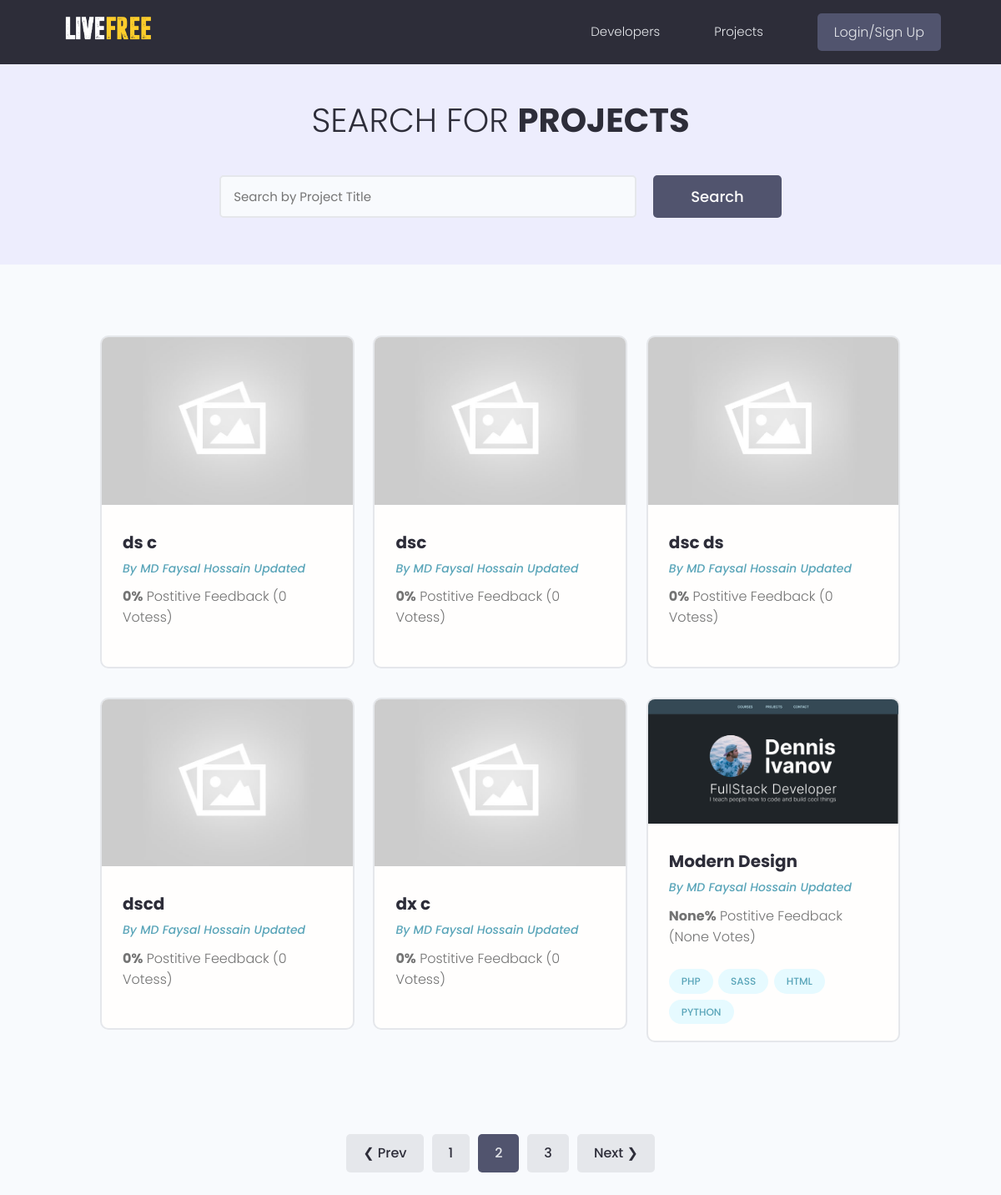
The page /projects?page=2 on the database its author committed.
### projects/models.py (models this page shows, shortened)
class Project(models.Model):
    owner = models.ForeignKey(
        Profile, null=True, blank=True, on_delete=models.SET_NULL)
    title = models.CharField(max_length=200)
    description = models.TextField(null=True, blank=True)
    featured_image = models.ImageField(null=True, blank=True, default="default.jpg")
    demo_link = models.CharField(max_length=2000, blank=True)
    source_link = models.CharField(max_length=2000, null=True, blank=True)
    tags = models.ManyToManyField('Tag', blank=True)
    vote_total = models.IntegerField(default=0, null=True, blank=True)
    vote_ratio = models.IntegerField(default=0, null=True, blank=True)
    created = models.DateTimeField(auto_now_add=True)
    id = models.UUIDField(default=uuid.uuid4, unique=True,
                          primary_key=True, editable=False)
    class Meta:
        ordering = ['-vote_ratio', '-vote_total', 'title']

class Tag(models.Model):
    name = models.CharField(max_length=200)
    created = models.DateTimeField(auto_now_add=True)
    id = models.UUIDField(default=uuid.uuid4, unique=True,
                          primary_key=True, editable=False)
    def __str__(self):
        return self.name

### users/models.py (models this page shows, shortened)
class Profile(models.Model):
    user = models.OneToOneField(
        User, on_delete=models.CASCADE, null=True, blank=True)
    name = models.CharField(max_length=200, blank=True, null=True)
    email = models.EmailField(max_length=500, blank=True, null=True)
    username = models.CharField(max_length=200, blank=True, null=True)
    location = models.CharField(max_length=200, blank=True, null=True)
    short_intro = models.CharField(max_length=200, blank=True, null=True)
    bio = models.TextField(blank=True, null=True)
    profile_image = models.ImageField(
        null=True, blank=True, upload_to='profiles/', default="profiles/user-default.png")
    social_github = models.CharField(max_length=200, blank=True, null=True)
    social_twitter = models.CharField(max_length=200, blank=True, null=True)
    social_linkedin = models.CharField(max_length=200, blank=True, null=True)
    social_youtube = models.CharField(max_length=200, blank=True, null=True)
    social_website = models.CharField(max_length=200, blank=True, null=True)
    created = models.DateTimeField(auto_now_add=True)
    id = models.UUIDField(default=uuid.uuid4, unique=True,
                          primary_key=True, editable=False)

### projects/views.py (the view)
# urls.py: path('projects', include('projects.urls')),
def projects(request):
    projects, search_query = searchProjects(request)
    custom_range, projects = paginationProjects(request, projects, 6)
    context = {'projects': projects, 'search_query': search_query, 'custom_range': custom_range}
    return render(request, 'projects/projects.html', context)

### projects/utils.py (called while the page is built)
def paginationProjects(request, projects, results):
    page = request.GET.get('page')
    paginator = Paginator(projects, results)
    try:
        projects = paginator.page(page)
    except PageNotAnInteger:
        page = 1
        projects = paginator.page(page)
    except EmptyPage:
        page = paginator.num_pages
        projects = paginator.page(page)
    leftIndex = (int(page) - 4)
    if leftIndex < 1:
        leftIndex = 1
    rightIndex = (int(page) + 5)
    if rightIndex > paginator.num_pages:
        rightIndex = paginator.num_pages + 1
    custom_range = range(leftIndex, rightIndex)
    return custom_range, projects

def searchProjects(request):
    search_query = ''
    if request.GET.get('search_query'):
        search_query = request.GET.get('search_query')
    tags = Tag.objects.filter(name__icontains=search_query)
    projects = Project.objects.distinct().filter(
        Q(title__icontains=search_query) |
        Q(description__icontains=search_query) |
        Q(owner__name__icontains=search_query) |
        Q(tags__in=tags)
    )
    return projects, search_query

### projects/templates/projects/projects.html (shortened to what this page needs)
{% extends 'main.html' %}
{% block content %}
  <main class="projects">
    <section class="hero-section text-center">
      <div class="container container--narrow">
        <div class="hero-section__box">
          <h2>Search for <span>Projects</span></h2>
        </div>
        <div class="hero-section__search">
          <form id="searchForm" class="form" action="{% url 'projects' %}" method="get">
            <div class="form__field">
              <input class="input input--text" id="formInput#search" type="text" name="search_query"
                placeholder="Search by Project Title" value="{{search_query}}" />
            </div>
            <input class="btn btn--sub btn--lg" type="submit" value="Search" />
          </form>
        </div>
      </div>
    </section>
    <section class="projectsList">
      <div class="container">
        <div class="grid grid--three">
            {% for project in projects %}
          <div class="column">
            <div class="card project">
              <a href="{% url 'project' project.id %}" class="project">
                <img class="project__thumbnail" src="{{ project.featured_image.url }}" alt="project thumbnail" />
                <div class="card__body">
                  <h3 class="project__title">{{project.title}}</h3>
                  <p><a class="project__author" href="{% url 'user-profile' project.owner.id %}">
                    By {{project.owner.name}}</a></p>
                  <p class="project--rating">
                    <span style="font-weight: bold;">{{project.vote_ratio}}%</span> Postitive
                    Feedback ({{project.vote_total}} Votes{{project.vote_total|pluralize:"s"}})
                  </p>
                  <div class="project__tags">
                      {% for tag in project.tags.all %}
                    <span class="tag tag--pill tag--main">
                      <small>{{tag}}</small>
                    </span>
                    {% endfor %}
                  </div>
                </div>
              </a>
            </div>
          </div>
           {% endfor %}
        </div>
      </div>
    </section>
    {% include 'pagination.html' with queryset=projects custom_range=custom_range %}
  </main>
{% endblock %}

### static/styles/app.css (style rules this page uses)
:root { --color-sub: #2d2d39; }
.btn--sub { background-color: var(--color-sub-light); }
.card { border: 2px solid var(--color-light); }
img { width: 100%; }
.hero-section { height: 40vh; display: flex; align-items: center; background-color: var(--color-sub); }
.hero-section__box { margin-bottom: 4rem; }
.hero-section__box > h2, .hero-section__box > h2 > span { font-size: 4rem; color: var(--color-light); line-height: 1.3; text-transform: uppercase; }
.hero-section__box > h2 { font-weight: 300; }
.hero-section__box > h2 > span { font-weight: 700; }
.hero-section__search > .form { display: flex; align-items: center; justify-content: center; gap: 2rem; }
.hero-section__search > .form input.input--text { width: 50rem; }
.project__author { font-size: 1.4rem; font-style: italic; }
.project--rating { margin-bottom: 1.6em; margin-top: .5em; }
.projects > .hero-section { background: var(--color-sub-lighter); height: 30vh; }
.projects .hero-section__box { margin-bottom: 2.5rem; }
.projects .hero-section__box > h2 { color: var(--color-sub); }
.projects .hero-section__box > h2 > span { font-weight: 700; color: var(--color-sub); }
.projectsList { margin-top: 8rem; }
.project__thumbnail { object-fit: cover; object-position: top center; }
.project__title { font-size: 2rem; font-weight: 700; color: var(--color-sub); }

### static/uikit/styles/modules/_variables.css (style rules this page uses)
:root { --color-main: #5aa5b9; --color-main-light: #e6faff; --color-sub: #3f4156; --color-sub-light: #51546e; --color-sub-lighter: #ededfd; --color-text: #737373; --color-gray: #8b8b8b; --color-light: #e5e7eb; --color-light-gray: #767676; --color-bg: #f8fafd; --color-white: #fffefd; --color-white-light: #f3f3f3; --color-success: #359e64; --color-success-bg: #def8e8; --color-error: #fc4b0b; --color-error-bg: #fff2ee; --font-base: 'Poppins', arial, helvetica, 'Segoe UI', roboto, ubuntu, sans-serif; --font-monospace: 'Fira Code', 'Courier New', courier, monospace; --font-regular: 300; --font-medium: 500; --font-bold: 700; --generic-shadow: 1px 1px 5px #00000010; --generic-transition: all 0.3s ease-in-out; }

### static/uikit/styles/modules/_base.css (style rules this page uses)
* { margin: 0; padding: 0; box-sizing: border-box; text-rendering: optimizeLegibility; color: inherit; font-size: inherit; }
html { font-size: 50%; }
@media only screen and (min-width: 480px) { html { font-size: 56.25%; } }
@media only screen and (min-width: 1200px) { html { font-size: 62.5%; } }
body { line-height: 1.6; font-weight: 400; font-size: 1.5rem; color: var(--color-text); background-color: var(--color-bg); min-height: 100vh; }

### static/uikit/styles/modules/_typography.css (style rules this page uses)
* { font-family: var(--font-base); }
h2 { font-size: 3.6rem; font-weight: var(--font-bold); }
h3 { font-size: 3.2rem; font-weight: var(--font-medium); }
p, span, strong { font-size: 1.6rem; color: var(--color-text); font-weight: var(--font-regular); }
a { padding-bottom: 2px; text-decoration: none; display: inline-block; color: var(--color-main); font-weight: var(--font-medium); }

### static/uikit/styles/modules/_utilities.css (style rules this page uses)
.container { width: 92%; max-width: 165rem; margin: 0 auto; box-sizing: border-box; }
.container--narrow { width: 92%; max-width: 120rem; }
@media screen and (min-width: 1000px) { .container { width: 90%; } }
@media screen and (min-width: 1000px) { .container--narrow { width: 85%; } }
@media screen and (min-width: 1200px) { .container { width: 80%; } }
@media screen and (min-width: 1200px) { .container--narrow { width: 72%; } }
.text-center { text-align: center; }

### static/uikit/styles/modules/_button.css (style rules this page uses)
.btn { display: inline-block; position: relative; cursor: pointer; background-color: var(--color-light); font-weight: var(--font-medium); color: var(--color-sub); text-decoration: none; padding: 1rem 2rem; border-radius: 0.5rem; border: none; width: -webkit-fit-content; width: -moz-fit-content; width: fit-content; height: -webkit-fit-content; height: -moz-fit-content; height: fit-content; font-size: 1.6rem; outline-width: 0; outline-color: transparent; -webkit-backface-visibility: hidden; backface-visibility: hidden; transition: all 0.3s ease-in-out; }
.btn--sub { background-color: var(--color-sub); color: var(--color-white); }
.btn--lg { font-size: 1.8rem; padding: 1.2rem 4.5rem; }

### static/uikit/styles/modules/_card.css (style rules this page uses)
.card { border-radius: 1rem; background-color: var(--color-white); border: 1.5px solid var(--color-light); width: auto; height: auto; margin-top: 0.5rem; margin-bottom: 0.5rem; overflow: hidden; }
.card__body, .card__header { padding: 2rem 2.5rem; }

### rows shown on the page
Project: featured_image (placeholder picture), title "ds c", owner.name "MD Faysal Hossain Updated", vote_ratio "0", vote_total "0"
Project: featured_image (placeholder picture), title "dsc", owner.name "MD Faysal Hossain Updated", vote_ratio "0", vote_total "0"
Project: featured_image (placeholder picture), title "dsc ds", owner.name "MD Faysal Hossain Updated", vote_ratio "0", vote_total "0"
Project: featured_image (placeholder picture), title "dscd", owner.name "MD Faysal Hossain Updated", vote_ratio "0", vote_total "0"
Project: featured_image (placeholder picture), title "dx c", owner.name "MD Faysal Hossain Updated", vote_ratio "0", vote_total "0"
Project: featured_image (picture), title "Modern Design", owner.name "MD Faysal Hossain Updated", vote_ratio "None", vote_total "None"
Tag: name "PHP"
Tag: name "SASS"
Tag: name "HTML"
Tag: name "PYTHON"

### other values the page prints
{{ page }} "1" "3"
{{ page }} "2"
